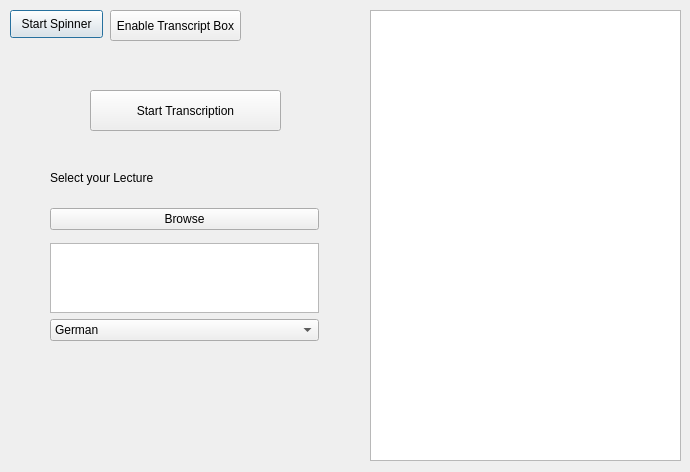
<?xml version="1.0" encoding="UTF-8"?>
<ui version="4.0">
 <class>Dialog</class>
 <widget class="QDialog" name="Dialog">
  <property name="geometry">
   <rect>
    <x>0</x>
    <y>0</y>
    <width>690</width>
    <height>472</height>
   </rect>
  </property>
  <property name="sizePolicy">
   <sizepolicy hsizetype="MinimumExpanding" vsizetype="MinimumExpanding">
    <horstretch>0</horstretch>
    <verstretch>0</verstretch>
   </sizepolicy>
  </property>
  <property name="windowTitle">
   <string>Dialog</string>
  </property>
  <widget class="QPushButton" name="pushButton">
   <property name="geometry">
    <rect>
     <x>10</x>
     <y>10</y>
     <width>93</width>
     <height>28</height>
    </rect>
   </property>
   <property name="text">
    <string>Start Spinner</string>
   </property>
  </widget>
  <widget class="QPushButton" name="startButton">
   <property name="geometry">
    <rect>
     <x>90</x>
     <y>90</y>
     <width>191</width>
     <height>41</height>
    </rect>
   </property>
   <property name="text">
    <string>Start Transcription</string>
   </property>
  </widget>
  <widget class="QPushButton" name="textButton">
   <property name="geometry">
    <rect>
     <x>110</x>
     <y>10</y>
     <width>131</width>
     <height>31</height>
    </rect>
   </property>
   <property name="text">
    <string>Enable Transcript Box</string>
   </property>
  </widget>
  <widget class="QWidget" name="layoutWidget">
   <property name="geometry">
    <rect>
     <x>50</x>
     <y>160</y>
     <width>269</width>
     <height>181</height>
    </rect>
   </property>
   <layout class="QVBoxLayout" name="verticalLayout">
    <item>
     <widget class="QLabel" name="label">
      <property name="text">
       <string>Select your Lecture</string>
      </property>
     </widget>
    </item>
    <item alignment="Qt::AlignVCenter">
     <widget class="QPushButton" name="browseButton">
      <property name="text">
       <string>Browse</string>
      </property>
      <property name="flat">
       <bool>false</bool>
      </property>
     </widget>
    </item>
    <item alignment="Qt::AlignVCenter">
     <widget class="QTextEdit" name="selectedFile">
      <property name="enabled">
       <bool>true</bool>
      </property>
      <property name="sizePolicy">
       <sizepolicy hsizetype="Expanding" vsizetype="Expanding">
        <horstretch>0</horstretch>
        <verstretch>0</verstretch>
       </sizepolicy>
      </property>
      <property name="verticalScrollBarPolicy">
       <enum>Qt::ScrollBarAlwaysOff</enum>
      </property>
      <property name="horizontalScrollBarPolicy">
       <enum>Qt::ScrollBarAlwaysOff</enum>
      </property>
      <property name="sizeAdjustPolicy">
       <enum>QAbstractScrollArea::AdjustToContents</enum>
      </property>
      <property name="autoFormatting">
       <set>QTextEdit::AutoNone</set>
      </property>
     </widget>
    </item>
    <item>
     <widget class="QComboBox" name="comboBox">
      <property name="placeholderText">
       <string/>
      </property>
      <item>
       <property name="text">
        <string>German</string>
       </property>
      </item>
      <item>
       <property name="text">
        <string>English</string>
       </property>
      </item>
     </widget>
    </item>
   </layout>
  </widget>
  <widget class="QTextEdit" name="transcriptBox">
   <property name="geometry">
    <rect>
     <x>370</x>
     <y>10</y>
     <width>311</width>
     <height>451</height>
    </rect>
   </property>
   <property name="autoFormatting">
    <set>QTextEdit::AutoAll</set>
   </property>
   <property name="documentTitle">
    <string>Transcript Log</string>
   </property>
  </widget>
 </widget>
 <resources/>
 <connections/>
</ui>
